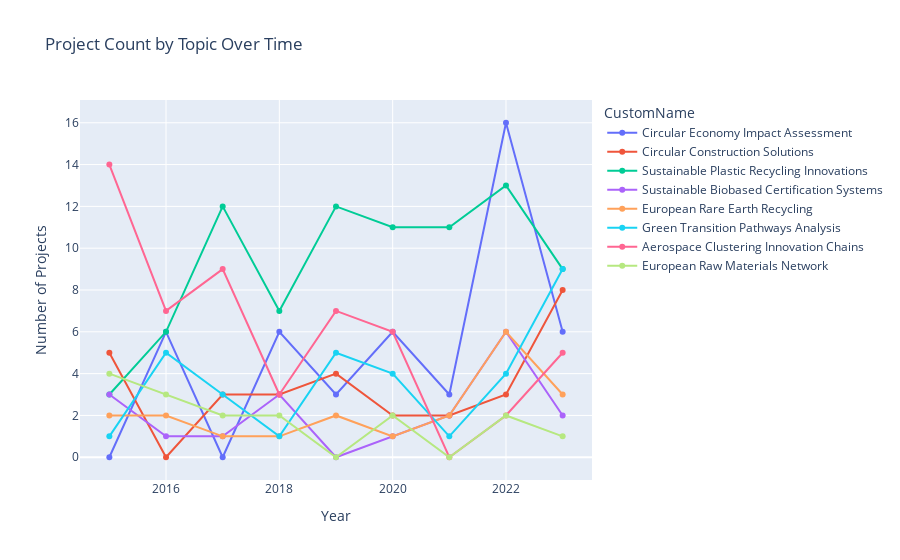

Write notebook code for a chart like this one.
### Markdown cell above
#### **PROJECT COUNT OVER TIME** <a class="anchor" id="project_count"></a>

### Code cell
# convert 'start_date' to datetime format
df_projects['start_date'] = pd.to_datetime(df_projects['start_date'])

# filter data
filtered_data = df_projects[(df_projects['start_date'].dt.year >= START_YEAR) &
                            (df_projects['start_date'].dt.year <= END_YEAR) &
                            (df_projects['Topic'].isin(TOPICS))]

# group data by year and topic
grouped_data = filtered_data.groupby([filtered_data['start_date'].dt.year, 'Topic'])['project_id'].count().unstack(fill_value=0)
all_years = pd.Index(range(START_YEAR, END_YEAR + 1), name='Year')
grouped_data = grouped_data.reindex(all_years, fill_value=0)

line_fig = go.Figure()

topic_data = filtered_data.drop_duplicates(subset=['Topic'])

for topic in SELECTED_TOPIC_IDS:
    if topic in grouped_data.columns:
        representation = topic_data.loc[topic_data['Topic'] == topic, 'CustomName'].iloc[0]
        if isinstance(representation, list):
            representation = ', '.join(representation)
        
        line_fig.add_trace(go.Scatter(
            x=grouped_data.index,
            y=grouped_data[topic],
            name=representation,
            mode='lines+markers'
        ))

line_fig.update_layout(
    title='Project Count by Topic Over Time',
    xaxis_title='Year',
    yaxis_title='Number of Projects',
    legend_title='CustomName'
)

line_fig.show()

if EXPORT_GRAPHS_CSV:
    grouped_data.to_csv('graph_exports/merged/project_count_by_topic_over_time.csv')

### Figure 1 — Plotly figure (JSON) as saved in the notebook; plotly's stock layout.template omitted (floating-point values rounded to 4 significant figures)
{"data": [{"mode": "lines+markers", "name": "Circular Economy Impact Assessment", "type": "scatter", "x": [2015, 2016, 2017, 2018, 2019, 2020, 2021, 2022, 2023], "y": [0, 6, 0, 6, 3, 6, 3, 16, 6]}, {"mode": "lines+markers", "name": "Circular Construction Solutions", "type": "scatter", "x": [2015, 2016, 2017, 2018, 2019, 2020, 2021, 2022, 2023], "y": [5, 0, 3, 3, 4, 2, 2, 3, 8]}, {"mode": "lines+markers", "name": "Sustainable Plastic Recycling Innovations", "type": "scatter", "x": [2015, 2016, 2017, 2018, 2019, 2020, 2021, 2022, 2023], "y": [3, 6, 12, 7, 12, 11, 11, 13, 9]}, {"mode": "lines+markers", "name": "Sustainable Biobased Certification Systems", "type": "scatter", "x": [2015, 2016, 2017, 2018, 2019, 2020, 2021, 2022, 2023], "y": [3, 1, 1, 3, 0, 1, 2, 6, 2]}, {"mode": "lines+markers", "name": "European Rare Earth Recycling", "type": "scatter", "x": [2015, 2016, 2017, 2018, 2019, 2020, 2021, 2022, 2023], "y": [2, 2, 1, 1, 2, 1, 2, 6, 3]}, {"mode": "lines+markers", "name": "Green Transition Pathways Analysis", "type": "scatter", "x": [2015, 2016, 2017, 2018, 2019, 2020, 2021, 2022, 2023], "y": [1, 5, 3, 1, 5, 4, 1, 4, 9]}, {"mode": "lines+markers", "name": "Aerospace Clustering Innovation Chains", "type": "scatter", "x": [2015, 2016, 2017, 2018, 2019, 2020, 2021, 2022, 2023], "y": [14, 7, 9, 3, 7, 6, 0, 2, 5]}, {"mode": "lines+markers", "name": "European Raw Materials Network", "type": "scatter", "x": [2015, 2016, 2017, 2018, 2019, 2020, 2021, 2022, 2023], "y": [4, 3, 2, 2, 0, 2, 0, 2, 1]}], "layout": {"legend": {"title": {"text": "CustomName"}}, "title": {"text": "Project Count by Topic Over Time"}, "xaxis": {"title": {"text": "Year"}}, "yaxis": {"title": {"text": "Number of Projects"}}}}
